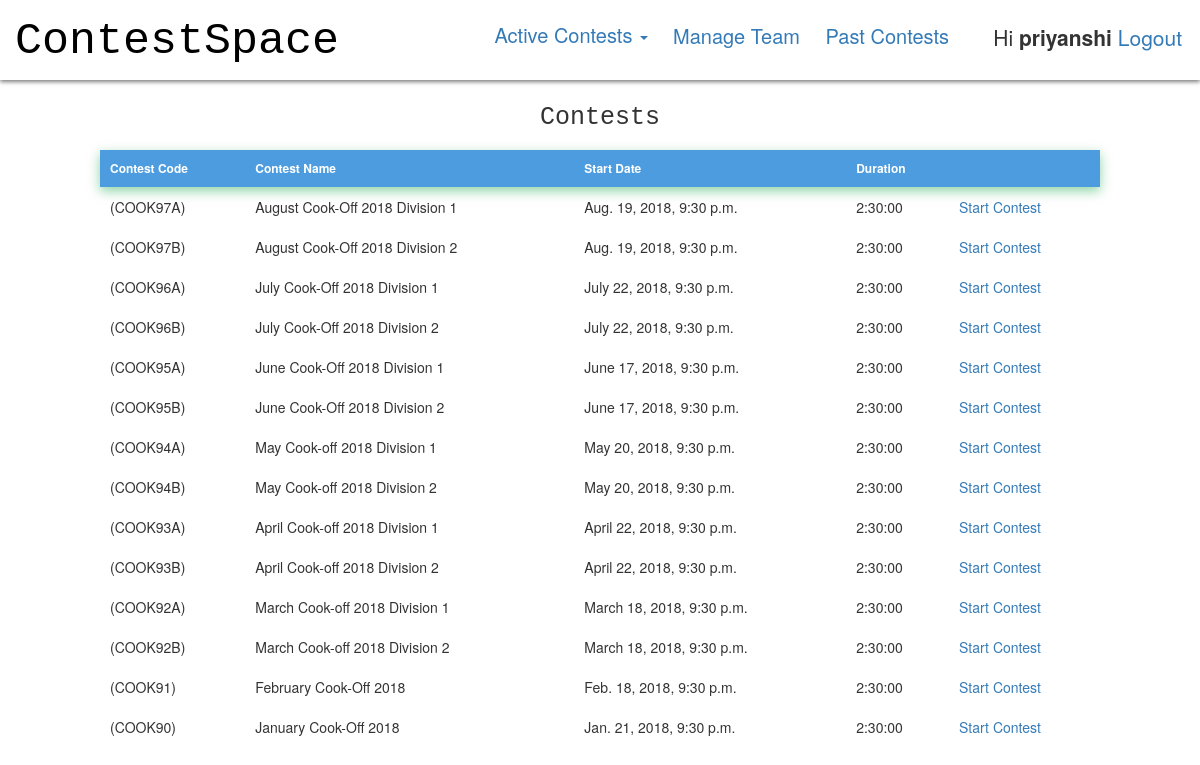
/ContestSpace/contest/a/ (signed in), run on the app's committed database.
### ContestSpace/models.py (models this page shows, shortened)
class Contest(models.Model):
    name = models.CharField(max_length=200)
    contesttype = models.CharField(max_length=3)
    ContestCode = models.CharField(max_length=200)
    problemcode = models.ManyToManyField(Problem, help_text='Select Problems')
    startDate = models.DateTimeField(null=True, blank=True)
    endDate = models.DateTimeField(null=True, blank=True)
    duration = models.DurationField()
    class Meta:
        ordering = ['-startDate', 'name']

### ContestSpace/views.py (the view, shortened to what this page needs)
# urls.py: path('contest/<str:temp>/', views.contests, name='contests'),
def contests(request, temp):
	now = request.session.get('time')
	if now:
		now = datetime.strptime(now, '%Y-%m-%d %H:%M:%S.%f')
		if datetime.now() - now > timedelta(seconds=55*60):
			refresh(request)
	if temp == 'a':
		content = Contest.objects.filter(contesttype__exact = 'a')
		return render(request, 'ContestSpace/contest_page.html', {'content':content, 'button': 'Start Contest', 'link':'startcontest','user_name':request.session.get('username', '123')})
	elif temp == 'b':
		content = Contest.objects.filter(contesttype__exact = 'b')
		return render(request, 'ContestSpace/contest_page.html', {'content':content, 'button': 'Start Contest', 'link':'startcontest','user_name':request.session.get('username', '123')})
	elif temp == 'c':
		content = Contest.objects.filter(contesttype__exact = 'c')
		return render(request, 'ContestSpace/contest_page.html', {'content':content, 'button': 'Start Contest', 'link':'startcontest','user_name':request.session.get('username', '123')})

### ContestSpace/templates/ContestSpace/contest_page.html (shortened to what this page needs)
 {% block content %}
 <!DOCTYPE html>
 <html>
 <head>
   <link rel="stylesheet" type="text/css" href="../../../static/Codechef.css">
   <link rel="stylesheet" href="https://maxcdn.bootstrapcdn.com/bootstrap/3.3.7/css/bootstrap.min.css">
 </head>
 <body>
   <div class="topbar">
    <div class="row">
      <div class="title">
          <a href="{% url 'index' %}" style="color: black; text-decoration: none"> ContestSpace </a>
      </div>
      <div style=" font-size: 20px;
      margin-top: 22px;
      margin-right: 241px;
      float: right;
      top:  50%; ">
        <ul class="nav navbar-nav" style="margin-top: -12px;">
            <li class="dropdown"><a class="dropdown-toggle" data-toggle="dropdown" href="#">Active Contests <span class="caret"></span></a>
            </li>
        </ul>
        <a style="padding: 10px;" href="{% url 'manageteams' %}">Manage Team</a>
        <a style="padding: 10px;" href="{% url 'contests' 'list' %}">Past Contests</a>
      </div>
      {% if user_name == '123' %}
      <div class="login">
        <a href="https://api.codechef.com/oauth/authorize?response_type=code&client_id=102caff0257f6de65af72cdb6aab8126&state=xyz&redirect_uri=http://127.0.0.1:8000/ContestSpace/">
          login
        </a>
      </div>
      {% else %}
      <div class="login">
         Hi <b>{{user_name}} </b>
        <a href="{% url 'index' 'logout' %}">
          Logout
        </a>
      </div>
      {% endif %}
    </div>
</div>
<div class="subheading">
    {% ifequal button 'Start Contest' %}
    Contests
    {% else %}
    Past Contests
    {% endifequal %}
</div>
 <div>
   <table class="con_table">
     <thead>
       <th>Contest Code</th>
       <th>Contest Name</th>
       <th>Start Date</th>
       <th>Duration </th>
       <th></th>
     </thead>
     <tbody>
     {% if content %}
     {% for contest in content %}
     <tr>
         <td>
           ({{contest.ContestCode}})
         </td>
         <td>
            {{ contest.name }}
          </td>
         <td>
          {{contest.startDate}}
         </td>
         <td>
           {{contest.duration}}
         </td>
         <td>
          {% if button == 'View Result' %}
           <a href="{% url link contest.ContestCode contest.pk %}">{{button}}</a>
          {% else %}
            <a href="{% url link contest.ContestCode %}"> {{button}} </a>
          {% endif %}
         </td>
     </tr>
     {% endfor %}
     {% else %}
       <p>There are no contests.</p>
     {% endif %}
    </tbody>
   </table>
 </div>
 </body>
 </html>
 {% endblock %}

### ContestSpace/static/Codechef.css (style rules this page uses)
body { background: #f8f8f8; color: #4a4a4a; padding: 0; margin: 0; font-family: Arial,sans-serif; font-weight: 400; font-style: normal; line-height: 1.5; position: relative; cursor: auto; }
body .topbar { background: #fff; height: 80px; box-shadow: 0 2px 4px 0 rgba(0, 0, 0, 0.5); position: absolute; width: 100%; top: 0; }
body .topbar .row { width: auto; margin:0; }
body .topbar .row .title { font-size: 45px; font-family: Courier New; text-align: center; margin-top: 10px; float: left; padding-left: 15px; }
body .topbar .row .login { position: absolute; right: 18px; top: 22px; font-size: 21px; }
.subheading { position: absolute; top: 100px; left: 50%; font-size: 25px; font-family: Courier New; transform: translateX(-50%); }
.con_table { width: 1000px; margin: auto; border-collapse: collapse; position: relative; top: 150px; }
.con_table thead { background: #4c9cdf; border-color: #1ba94c; box-shadow: 0 4px 12px 0 rgba(27, 169, 76, 0.5); color: #fff; font-size: 12px; font-weight: 700; }
.con_table thead th { padding: 10px; }
.con_table tbody td { padding: 10px; }

### data on the page
Contest: ContestCode "COOK97A", name "August Cook-Off 2018 Division 1", startDate "Aug. 19, 2018, 9:30 p.m.", duration "2:30:00", button "Start Contest"
Contest: ContestCode "COOK97B", name "August Cook-Off 2018 Division 2", startDate "Aug. 19, 2018, 9:30 p.m.", duration "2:30:00", button "Start Contest"
Contest: ContestCode "COOK96A", name "July Cook-Off 2018 Division 1", startDate "July 22, 2018, 9:30 p.m.", duration "2:30:00", button "Start Contest"
Contest: ContestCode "COOK96B", name "July Cook-Off 2018 Division 2", startDate "July 22, 2018, 9:30 p.m.", duration "2:30:00", button "Start Contest"
Contest: ContestCode "COOK95A", name "June Cook-Off 2018 Division 1", startDate "June 17, 2018, 9:30 p.m.", duration "2:30:00", button "Start Contest"
Contest: ContestCode "COOK95B", name "June Cook-Off 2018 Division 2", startDate "June 17, 2018, 9:30 p.m.", duration "2:30:00", button "Start Contest"
Contest: ContestCode "COOK94A", name "May Cook-off 2018 Division 1", startDate "May 20, 2018, 9:30 p.m.", duration "2:30:00", button "Start Contest"
Contest: ContestCode "COOK94B", name "May Cook-off 2018 Division 2", startDate "May 20, 2018, 9:30 p.m.", duration "2:30:00", button "Start Contest"
Contest: ContestCode "COOK93A", name "April Cook-off 2018 Division 1", startDate "April 22, 2018, 9:30 p.m.", duration "2:30:00", button "Start Contest"
Contest: ContestCode "COOK93B", name "April Cook-off 2018 Division 2", startDate "April 22, 2018, 9:30 p.m.", duration "2:30:00", button "Start Contest"
Contest: ContestCode "COOK92A", name "March Cook-off 2018 Division 1", startDate "March 18, 2018, 9:30 p.m.", duration "2:30:00", button "Start Contest"
Contest: ContestCode "COOK92B", name "March Cook-off 2018 Division 2", startDate "March 18, 2018, 9:30 p.m.", duration "2:30:00", button "Start Contest"
Contest: ContestCode "COOK91", name "February Cook-Off 2018", startDate "Feb. 18, 2018, 9:30 p.m.", duration "2:30:00", button "Start Contest"
Contest: ContestCode "COOK90", name "January Cook-Off 2018", startDate "Jan. 21, 2018, 9:30 p.m.", duration "2:30:00", button "Start Contest"

### other printed values
{{ user_name }} "priyanshi"
